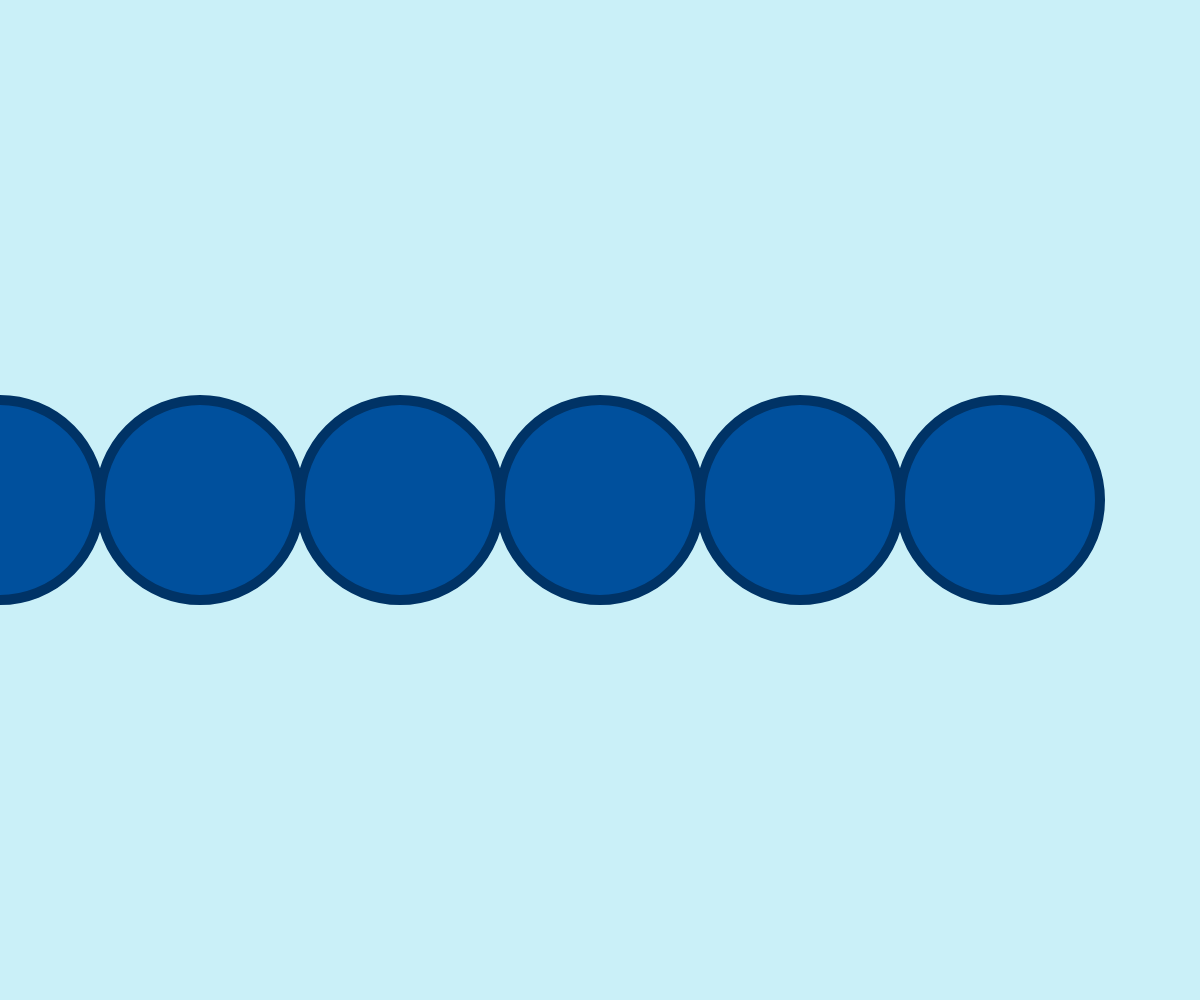
Frame 1 (no input)
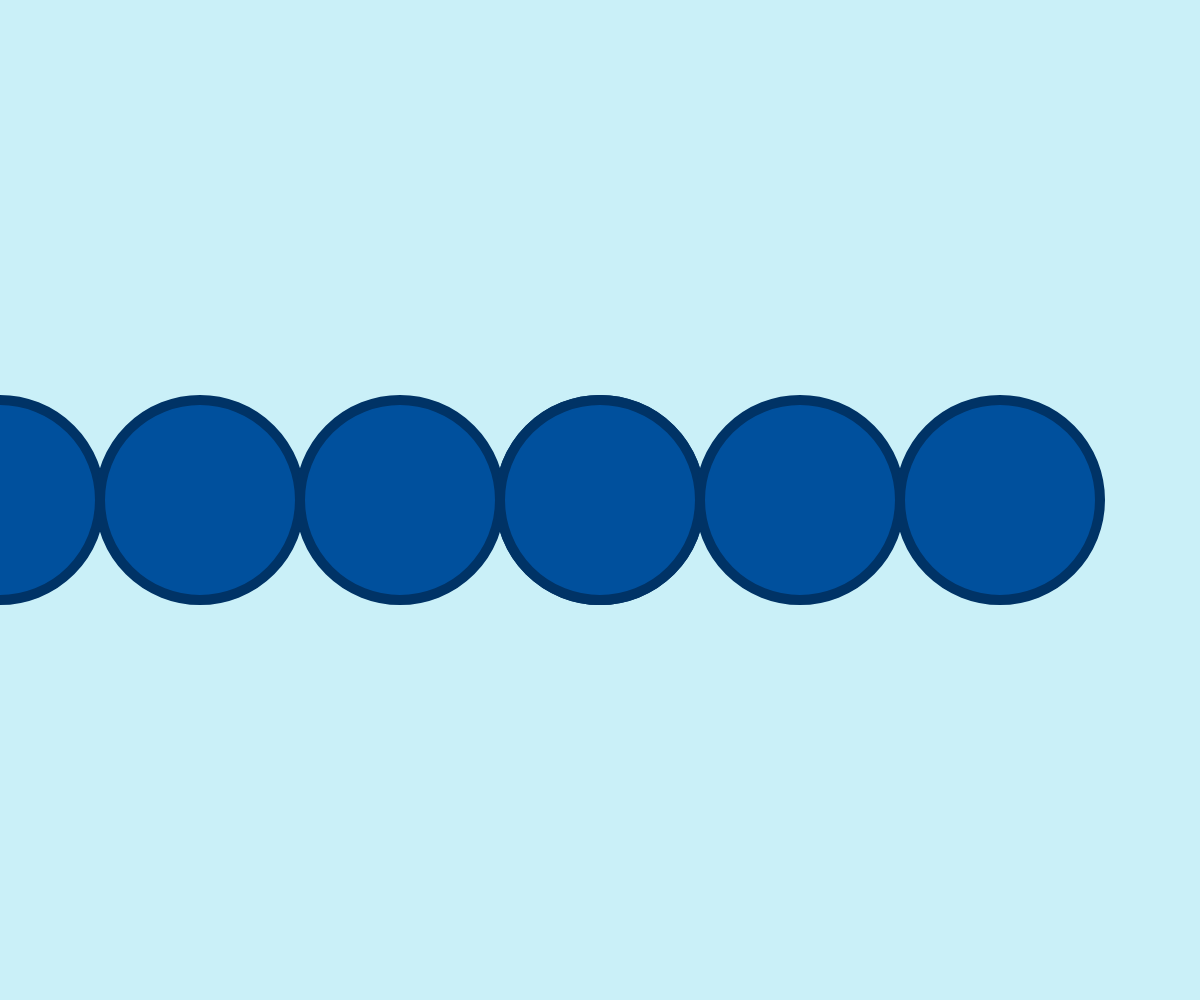
Frame 60 (no input)
Frame 120 (the mouse pressed at the canvas centre since frame 60): identical to frame 60, image omitted

The p5.js sketch that drew these frames (run headless with seeded random() and noise() and a simulated clock; from frame 60 on, the mouse is pressed at the canvas centre):

// p5.js sketch
// ── sketch.js
function setup() {
  createCanvas(windowWidth, windowHeight);
background(202,240,248);
}

function draw() {//
  background(202,240,248);
  //在視窗的中間畫一個元，圓寬高200
  ellipse(windowWidth/2, windowHeight/2, 200, 200);
  //圓充滿顏色#00509d
  fill(0,80,157);
  //圓邊框顏色#003366
  stroke(0,51,102);
  //圓邊框寬10
  strokeWeight(10);
  //依照上面的圓顏色與框限顏色，從視窗的最左邊連續畫相同的圓到視窗最右邊
  for (let i = 0; i < windowWidth; i+=200) {
    ellipse(i, windowHeight/2, 200, 200);
  }
}
//當視窗大小改變時，重新設定視窗大小
function windowResized() {
  resizeCanvas(windowWidth, windowHeight);
}
// ── sketch_1.js
function setup() {
    createCanvas(windowWidth, windowHeight);
    colorMode(HSB); // Set color mode to HSB
    background(202, 240, 248);
}

function draw() {
    background(202, 240, 248);
    strokeWeight(10);

    // Calculate number of shapes and size based on mouse position
    let numShapes = map(mouseX, 0, windowWidth, 50, 5);
    let size = map(mouseX, 0, windowWidth, 100, 500);

    let spacing = windowWidth / numShapes;

    for (let i = 0; i < numShapes; i++) {
        for (let j = 0; j < numShapes; j++) {
            let x = spacing * i + spacing / 2;
            let y = spacing * j + spacing / 2;

            // Draw rectangle
            rectMode(CENTER);
            fill(45, 100, 100); // HSB color for rectangle
            stroke(210, 100, 40); // HSB color for stroke
            strokeWeight(10);
            rect(x, y, size, size);

            // Draw ellipse
            fill(210, 100, 60); // HSB color for ellipse
            stroke(210, 100, 40); // HSB color for stroke
            strokeWeight(10);
            ellipse(x, y, size, size);
        }
    }
}

//當視窗大小改變時，重新設定視窗大小
function windowResized() {
    resizeCanvas(windowWidth, windowHeight);
}
// ── sketch_2.js
function setup() {
    createCanvas(windowWidth, windowHeight);
    colorMode(HSB); // Set color mode to HSB
    background(202, 240, 248);
}

function draw() {
    background(202, 240, 248);
    strokeWeight(10);

    // Calculate number of shapes and size based on mouse position
    let numShapes = map(mouseX, 0, windowWidth, 50, 5);
    let size = map(mouseX, 0, windowWidth, 10, 200);

    let spacing = windowWidth / numShapes;

    for (let i = 0; i < numShapes; i++) {
        for (let j = 0; j < numShapes; j++) {
            let x = spacing * i + spacing / 2;
            let y = spacing * j + spacing / 2;

            // Draw rectangle
            rectMode(CENTER);
            fill(45, 100, 100); // HSB color for rectangle
            stroke(210, 100, 40); // HSB color for stroke
            strokeWeight(10);
            rect(x, y, size, size);

            // Draw ellipse
            fill(210, 100, 60); // HSB color for ellipse
            stroke(210, 100, 40); // HSB color for stroke
            strokeWeight(10);
            ellipse(x, y, size, size);
        }
    }
}

//當視窗大小改變時，重新設定視窗大小
function windowResized() {
    resizeCanvas(windowWidth, windowHeight);
}
// ── sketch_3.js
function setup() {
    createCanvas(windowWidth, windowHeight);
    colorMode(HSB); // Set color mode to HSB
    background(202, 240, 248);
}

function draw() {
    // No background() call to leave a trail

    // Calculate hue based on mouse position
    let hue = map(mouseX, 0, windowWidth, 0, 360);

    // Draw a single circle with a diameter of 100 that changes color based on mouse position
    fill(hue, 100, 100); // HSB color for the circle
    noStroke();
    ellipse(mouseX, mouseY, 100, 100);
}

//當視窗大小改變時，重新設定視窗大小
function windowResized() {
    resizeCanvas(windowWidth, windowHeight);
}
